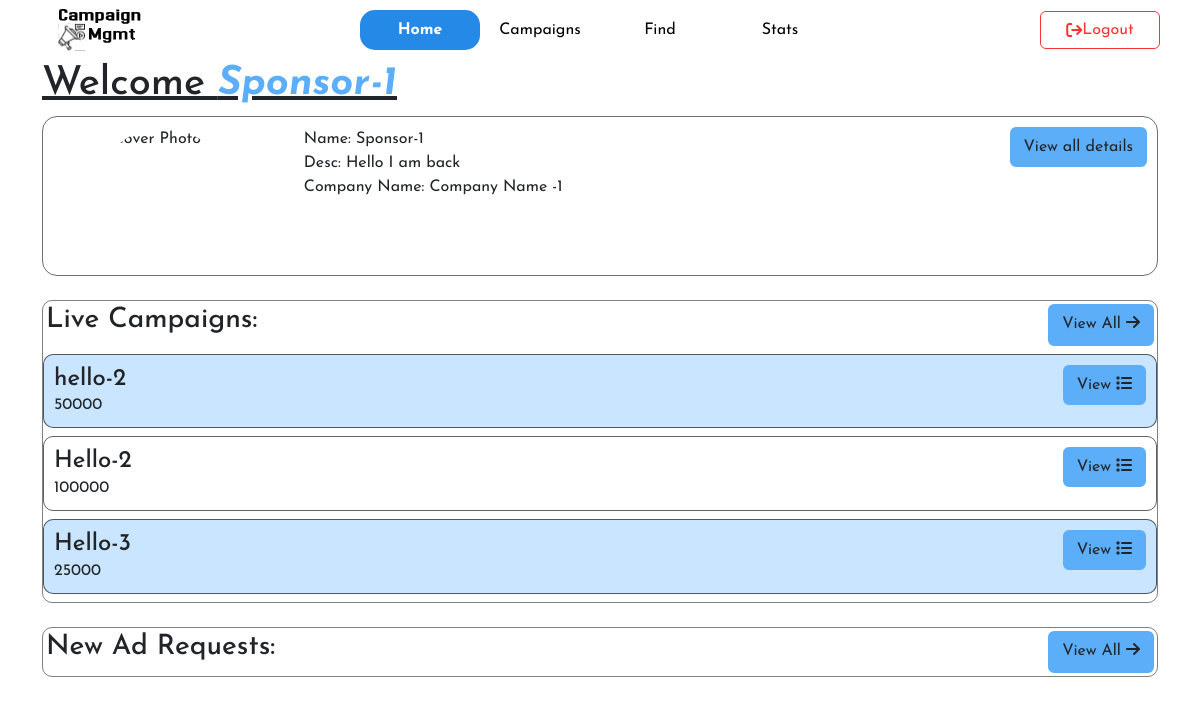
Page /home/sponsor (signed in) on the committed database.
### model.py (models this page shows)
class Sponsor(db.Model):
    id = db.Column(db.Integer, db.ForeignKey('user.id'), primary_key=True)
    name = db.Column(db.String(20), unique=False, nullable=True)
    company_name = db.Column(db.String(30))
    industry = db.Column(db.String(30), nullable=True)
    desc = db.Column(db.String(256), nullable=True)
    is_flagged = db.Column(db.Boolean, default=False)
    is_verified = db.Column(db.Boolean, default=False)
    cover_photo = db.Column(db.LargeBinary, nullable=True)
    amt_spent = db.Column(db.Integer, default=0)
    campaigns = db.relationship('Campaign', backref='sponsor', lazy=True, cascade='all, delete-orphan')
    ads = db.relationship('Ad', backref='sponsor', lazy=True, cascade='all, delete-orphan')
    ad_requests = db.relationship('Ad_request', backref='sponsor', lazy=True, cascade='all, delete-orphan')

class Campaign(db.Model):
    id = db.Column(db.Integer, primary_key=True, autoincrement=True)
    spon_id = db.Column(db.Integer, db.ForeignKey('sponsor.id'), nullable=False)
    name = db.Column(db.String(80), nullable=False)
    budget = db.Column(db.Integer, nullable=False)
    description = db.Column(db.String(255))
    category = db.Column(db.String(50))
    status = db.Column(db.String(20))
    start_date = db.Column(db.Date, nullable=True)
    end_date = db.Column(db.Date, nullable=True)
    goal_users = db.Column(db.String(80))
    is_flagged = db.Column(db.Boolean)
    ads = db.relationship('Ad', backref='campaign', lazy=True, cascade='all, delete-orphan')

### routes_spon.py (the view)
@app.route('/home/sponsor')
@sponsor_required
def spon_home():
    spon=Sponsor.query.filter_by(id=session['userId']).first()
    print(spon.id)
    cover_photo= url_for('get_cover_photo', sponsor_id=spon.id)
    campaigns=Campaign.query.filter_by(spon_id=spon.id).all()
    requests=Ad_request.query.filter_by(spon_id=spon.id).all()
    return render_template('sponsor/home_spon.html', active='home', spon=spon,cover_photo=cover_photo,campaigns=campaigns,requests=requests)

### wrappers.py (called while the page is built)
def login_required(func):
    @wraps(func)
    def wrapper():
        if 'username' not in session:
            flash("You need to login first","danger")
            return redirect(url_for('login'))
        retrieve_user()
        if not user:
            session.clear()
            return redirect(url_for('login'))
        return func()
    return wrapper

def retrieve_user():
    global user
    user = User.query.filter_by(username=session['username']).first()

def sponsor_required(func):
    @wraps(func)
    @login_required
    def wrapper():
        if user.username != session['username'] or user.role != session['role'] or user.role != 'sponsor':
            session.clear()
            flash("Not authorized","danger")
            return redirect(url_for('login'))
        return func()
    return wrapper

### templates/sponsor/home_spon.html (shortened to what this page needs)
{% extends 'layout_inner.html' %}
{% block content %}
<div class="container">
    <h1 style="text-decoration: underline;">Welcome <span class="heading">{{spon.name}}</span></h1>
    {% if viewMore %}
    {% else %}
    <div class="short_info">
        <div class="icon center_item">
            <img src="{{cover_photo}}" alt="Cover Photo">
        </div>
        <div class="details">
            <ul>
                <li>Name: {{spon.name}}</li>
                <li>Desc: {{spon.desc}}</li>
                <li>Company Name: {{spon.company_name}}</li>
            </ul>
        </div>
        <div><form action="view_details">
                <button type="submit" class="btn submit_btn">View all details</button>
            </form>
        </div>
    </div>
    {% endif %}
    <br>
    <div class="live_campaigns card_set">
        <div class="title_n_view">
            <h3>Live Campaigns:</h3>
            <a href="" class="btn">View All <i class="fa fa-arrow-right" aria-hidden="true"></i></a>
        </div>
        {% for camp in campaigns %}
        <div class="cust_card">
            <div class="cust_card_body" style="width: 50%;">
                <h4 class="card-title">{{camp.name}}</h4>
                <p class="card-text">{{camp.budget}}</p>
            </div>
            <div class="cust_card_body_right center-item">
                <a href="" class="btn">View <i class="fa fa-list" aria-hidden="true"></i></a>
            </div>
        </div>
        {% endfor %}
    </div>
    <br>
    <div class="new_requests card_set">
        <div class="title_n_view">
            <h3>New Ad Requests:</h3>
            <a href="" class="btn">View All <i class="fa fa-arrow-right" aria-hidden="true"></i></a>
        </div>
</div>
{% endblock %}

### static/universal_styles.css (style rules this page uses)
.center_item { display: flex; align-items: center; justify-content: center; }
.btn { background-color: #5daef8; border: 2px solid #5daef8; }
html, body { font-family: "Josefin Sans", sans-serif; font-optical-sizing: auto; }
.heading { font-weight: bolder; color: #5DAEF8; font-style: italic; }
.cust_card { border: 1px solid rgba(0, 0, 0, 0.614); border-radius: 10px; padding: 10px; display: flex !important; flex-direction: row; width: 100% !important; margin: 5px 0 8px 0 }
.cust_card_body { flex-grow: 1; }
.cust_card_body_right { margin-left:auto }
.title_n_view { display: flex; padding: 3px; border-radius: 5px; }
.title_n_view>h3 { flex-grow: 1; }
.card_set { border: 1px solid rgba(0, 0, 0, 0.495) ; border-radius: 10px; }
.card_set > .cust_card:nth-child(2n) { background-color: #79beff67; }

### templates/sponsor/home_spon.html (style rules this page uses)
.short_info { border:1px solid rgba(0, 0, 0, 0.563); display: flex; border-radius: 15px; height:20vh; padding: 10px; }
.icon { width: 20%; height: 100%; }
.icon>img { width: 60%; height: 100%; border-radius: 50%; }
.details { flex-grow: 1; }
li { list-style-type: none; }

### rows in the picture
Sponsor: name "Sponsor-1", desc "Hello I am back", company_name "Company Name -1"
Campaign: name "hello-2", budget "50000"
Campaign: name "Hello-2", budget "100000"
Campaign: name "Hello-3", budget "25000"
